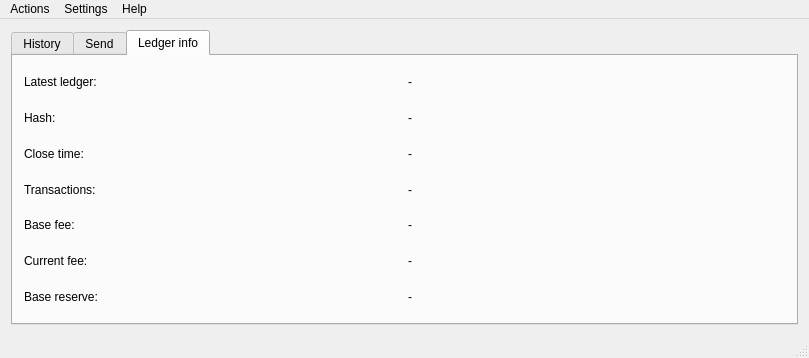
<?xml version="1.0" encoding="UTF-8"?>
<ui version="4.0">
 <class>WalletMain</class>
 <widget class="QMainWindow" name="WalletMain">
  <property name="geometry">
   <rect>
    <x>0</x>
    <y>0</y>
    <width>809</width>
    <height>358</height>
   </rect>
  </property>
  <property name="sizePolicy">
   <sizepolicy hsizetype="Preferred" vsizetype="Preferred">
    <horstretch>0</horstretch>
    <verstretch>0</verstretch>
   </sizepolicy>
  </property>
  <property name="windowTitle">
   <string>RPC Wallet</string>
  </property>
  <widget class="QWidget" name="centralWidget">
   <layout class="QVBoxLayout" name="verticalLayout">
    <item>
     <widget class="QTabWidget" name="tabWidget">
      <property name="currentIndex">
       <number>2</number>
      </property>
      <widget class="QWidget" name="historyTab">
       <property name="toolTip">
        <string>Transaction history</string>
       </property>
       <property name="whatsThis">
        <string>&lt;html&gt;&lt;head/&gt;&lt;body&gt;&lt;p&gt;Transaction history tab&lt;/p&gt;&lt;/body&gt;&lt;/html&gt;</string>
       </property>
       <attribute name="title">
        <string>History</string>
       </attribute>
       <layout class="QGridLayout" name="gridLayout">
        <item row="0" column="0">
         <widget class="TxTable" name="txView">
          <property name="maximumSize">
           <size>
            <width>1000000</width>
            <height>1000000</height>
           </size>
          </property>
          <property name="editTriggers">
           <set>QAbstractItemView::NoEditTriggers</set>
          </property>
          <property name="showGrid">
           <bool>false</bool>
          </property>
          <column>
           <property name="text">
            <string comment="Transaction timestamp">Date</string>
           </property>
           <property name="toolTip">
            <string>Transaction timestamp</string>
           </property>
           <property name="whatsThis">
            <string>Transaction timestamp</string>
           </property>
          </column>
          <column>
           <property name="text">
            <string>Type</string>
           </property>
          </column>
          <column>
           <property name="text">
            <string>Transaction ID</string>
           </property>
           <property name="toolTip">
            <string>Transaction hash</string>
           </property>
           <property name="whatsThis">
            <string>Transaction hash</string>
           </property>
          </column>
          <column>
           <property name="text">
            <string>Amount</string>
           </property>
           <property name="toolTip">
            <string>Amount of STM transaction</string>
           </property>
           <property name="whatsThis">
            <string>Amount of STM transaction</string>
           </property>
          </column>
          <column>
           <property name="text">
            <string>Tx JSON</string>
           </property>
          </column>
         </widget>
        </item>
       </layout>
      </widget>
      <widget class="QWidget" name="sendTab">
       <property name="toolTip">
        <string>&lt;html&gt;&lt;head/&gt;&lt;body&gt;&lt;p&gt;New transaction form&lt;/p&gt;&lt;/body&gt;&lt;/html&gt;</string>
       </property>
       <attribute name="title">
        <string>Send</string>
       </attribute>
       <widget class="QPushButton" name="sendButton">
        <property name="geometry">
         <rect>
          <x>330</x>
          <y>200</y>
          <width>80</width>
          <height>25</height>
         </rect>
        </property>
        <property name="maximumSize">
         <size>
          <width>100</width>
          <height>16777215</height>
         </size>
        </property>
        <property name="text">
         <string>Send</string>
        </property>
       </widget>
       <widget class="QLabel" name="receiverLabel">
        <property name="geometry">
         <rect>
          <x>9</x>
          <y>22</y>
          <width>119</width>
          <height>17</height>
         </rect>
        </property>
        <property name="text">
         <string>Receiver address:</string>
        </property>
       </widget>
       <widget class="QLineEdit" name="receiverAddressEdit">
        <property name="geometry">
         <rect>
          <x>134</x>
          <y>22</y>
          <width>491</width>
          <height>25</height>
         </rect>
        </property>
       </widget>
       <widget class="QLabel" name="amountLabel">
        <property name="geometry">
         <rect>
          <x>9</x>
          <y>154</y>
          <width>113</width>
          <height>17</height>
         </rect>
        </property>
        <property name="text">
         <string>Amount to send:</string>
        </property>
       </widget>
       <widget class="QLineEdit" name="amountToSend">
        <property name="geometry">
         <rect>
          <x>134</x>
          <y>154</y>
          <width>142</width>
          <height>25</height>
         </rect>
        </property>
        <property name="maximumSize">
         <size>
          <width>160</width>
          <height>16777215</height>
         </size>
        </property>
        <property name="placeholderText">
         <string>0</string>
        </property>
       </widget>
       <widget class="QLabel" name="stmLabel">
        <property name="geometry">
         <rect>
          <x>310</x>
          <y>160</y>
          <width>32</width>
          <height>17</height>
         </rect>
        </property>
        <property name="text">
         <string>STM</string>
        </property>
       </widget>
       <widget class="QPushButton" name="clearButton">
        <property name="geometry">
         <rect>
          <x>134</x>
          <y>198</y>
          <width>80</width>
          <height>25</height>
         </rect>
        </property>
        <property name="maximumSize">
         <size>
          <width>100</width>
          <height>16777215</height>
         </size>
        </property>
        <property name="text">
         <string>Clear</string>
        </property>
       </widget>
       <widget class="QPushButton" name="previewButton">
        <property name="geometry">
         <rect>
          <x>230</x>
          <y>200</y>
          <width>80</width>
          <height>25</height>
         </rect>
        </property>
        <property name="maximumSize">
         <size>
          <width>100</width>
          <height>16777215</height>
         </size>
        </property>
        <property name="text">
         <string>Preview</string>
        </property>
       </widget>
       <widget class="QLabel" name="destinationTagLabel">
        <property name="geometry">
         <rect>
          <x>9</x>
          <y>66</y>
          <width>109</width>
          <height>17</height>
         </rect>
        </property>
        <property name="text">
         <string>Destination tag:</string>
        </property>
       </widget>
       <widget class="QLineEdit" name="destinationTag">
        <property name="geometry">
         <rect>
          <x>134</x>
          <y>66</y>
          <width>231</width>
          <height>25</height>
         </rect>
        </property>
        <property name="text">
         <string/>
        </property>
        <property name="placeholderText">
         <string>0</string>
        </property>
       </widget>
       <widget class="QLabel" name="sendTransactionFeeLabel">
        <property name="geometry">
         <rect>
          <x>9</x>
          <y>110</y>
          <width>109</width>
          <height>17</height>
         </rect>
        </property>
        <property name="text">
         <string>Transaction fee:</string>
        </property>
       </widget>
       <widget class="QLineEdit" name="sendTransactionFeeValue">
        <property name="geometry">
         <rect>
          <x>134</x>
          <y>110</y>
          <width>142</width>
          <height>25</height>
         </rect>
        </property>
        <property name="placeholderText">
         <string>0,00001</string>
        </property>
       </widget>
       <widget class="QLabel" name="stmLabel_2">
        <property name="geometry">
         <rect>
          <x>310</x>
          <y>110</y>
          <width>32</width>
          <height>17</height>
         </rect>
        </property>
        <property name="text">
         <string>STM</string>
        </property>
       </widget>
      </widget>
      <widget class="QWidget" name="ledgerInfoTab">
       <attribute name="title">
        <string>Ledger info</string>
       </attribute>
       <layout class="QGridLayout" name="gridLayout_2">
        <item row="6" column="0">
         <widget class="QLabel" name="baseReserveLabel">
          <property name="text">
           <string>Base reserve:</string>
          </property>
         </widget>
        </item>
        <item row="6" column="1">
         <widget class="QLabel" name="baseReserveValue">
          <property name="text">
           <string>-</string>
          </property>
         </widget>
        </item>
        <item row="4" column="0">
         <widget class="QLabel" name="baseFeeLabel">
          <property name="text">
           <string>Base fee:</string>
          </property>
         </widget>
        </item>
        <item row="3" column="1">
         <widget class="QLabel" name="transactionsCount">
          <property name="text">
           <string>-</string>
          </property>
         </widget>
        </item>
        <item row="3" column="0">
         <widget class="QLabel" name="transactionCountLabel">
          <property name="text">
           <string>Transactions:</string>
          </property>
         </widget>
        </item>
        <item row="2" column="0">
         <widget class="QLabel" name="closeTimelabel">
          <property name="text">
           <string>Close time:</string>
          </property>
         </widget>
        </item>
        <item row="4" column="1">
         <widget class="QLabel" name="baseFeeValue">
          <property name="text">
           <string>-</string>
          </property>
         </widget>
        </item>
        <item row="1" column="1">
         <widget class="QLabel" name="latestLedgerHash">
          <property name="text">
           <string>-</string>
          </property>
         </widget>
        </item>
        <item row="2" column="1">
         <widget class="QLabel" name="closeTime">
          <property name="text">
           <string>-</string>
          </property>
         </widget>
        </item>
        <item row="0" column="1">
         <widget class="QLabel" name="latestLedgerNum">
          <property name="text">
           <string>-</string>
          </property>
         </widget>
        </item>
        <item row="1" column="0">
         <widget class="QLabel" name="lastLedgerHashLabel">
          <property name="text">
           <string>Hash:</string>
          </property>
         </widget>
        </item>
        <item row="0" column="0">
         <widget class="QLabel" name="lastLedgerLabel">
          <property name="text">
           <string>Latest ledger:</string>
          </property>
         </widget>
        </item>
        <item row="5" column="0">
         <widget class="QLabel" name="feeReflabel">
          <property name="text">
           <string>Current fee:</string>
          </property>
         </widget>
        </item>
        <item row="5" column="1">
         <widget class="QLabel" name="feeRefValue">
          <property name="text">
           <string>-</string>
          </property>
         </widget>
        </item>
       </layout>
      </widget>
     </widget>
    </item>
   </layout>
  </widget>
  <widget class="QStatusBar" name="statusBar"/>
  <widget class="QMenuBar" name="menuBar">
   <property name="geometry">
    <rect>
     <x>0</x>
     <y>0</y>
     <width>809</width>
     <height>22</height>
    </rect>
   </property>
   <widget class="QMenu" name="menuFile">
    <property name="title">
     <string>Actions</string>
    </property>
    <widget class="QMenu" name="menuKey_management">
     <property name="title">
      <string>Key management</string>
     </property>
     <addaction name="actionExport_key"/>
     <addaction name="actionImport_key"/>
     <addaction name="actionGenerateNew"/>
     <addaction name="actionEncrypt_wallet"/>
    </widget>
    <addaction name="menuKey_management"/>
    <addaction name="actionCopy_account_address"/>
    <addaction name="actionSwitch_account"/>
    <addaction name="separator"/>
    <addaction name="actionReconnect"/>
    <addaction name="actionExit"/>
   </widget>
   <widget class="QMenu" name="menuHelp">
    <property name="title">
     <string>Help</string>
    </property>
    <addaction name="actionAbout"/>
   </widget>
   <widget class="QMenu" name="menuSettings">
    <property name="title">
     <string>Settings</string>
    </property>
    <addaction name="actionProxy"/>
   </widget>
   <addaction name="menuFile"/>
   <addaction name="menuSettings"/>
   <addaction name="menuHelp"/>
  </widget>
  <action name="actionExit">
   <property name="text">
    <string>Exit</string>
   </property>
  </action>
  <action name="actionImport_key">
   <property name="text">
    <string>Import key</string>
   </property>
  </action>
  <action name="actionGenerateNew">
   <property name="text">
    <string>Generate new</string>
   </property>
  </action>
  <action name="actionExport_key">
   <property name="text">
    <string>Export current</string>
   </property>
  </action>
  <action name="actionEncrypt_wallet">
   <property name="text">
    <string>Encrypt wallet</string>
   </property>
  </action>
  <action name="actionCopy_account_address">
   <property name="text">
    <string>Copy account address</string>
   </property>
  </action>
  <action name="actionReconnect">
   <property name="text">
    <string>Reconnect</string>
   </property>
  </action>
  <action name="actionAbout">
   <property name="text">
    <string>About</string>
   </property>
  </action>
  <action name="actionSwitch_account">
   <property name="text">
    <string>Switch account</string>
   </property>
  </action>
  <action name="actionProxy">
   <property name="checkable">
    <bool>false</bool>
   </property>
   <property name="text">
    <string>Proxy settings</string>
   </property>
   <property name="shortcutContext">
    <enum>Qt::WindowShortcut</enum>
   </property>
  </action>
 </widget>
 <layoutdefault spacing="6" margin="11"/>
 <customwidgets>
  <customwidget>
   <class>TxTable</class>
   <extends>QTableWidget</extends>
   <header>txtable.h</header>
  </customwidget>
 </customwidgets>
 <resources/>
 <connections/>
</ui>
